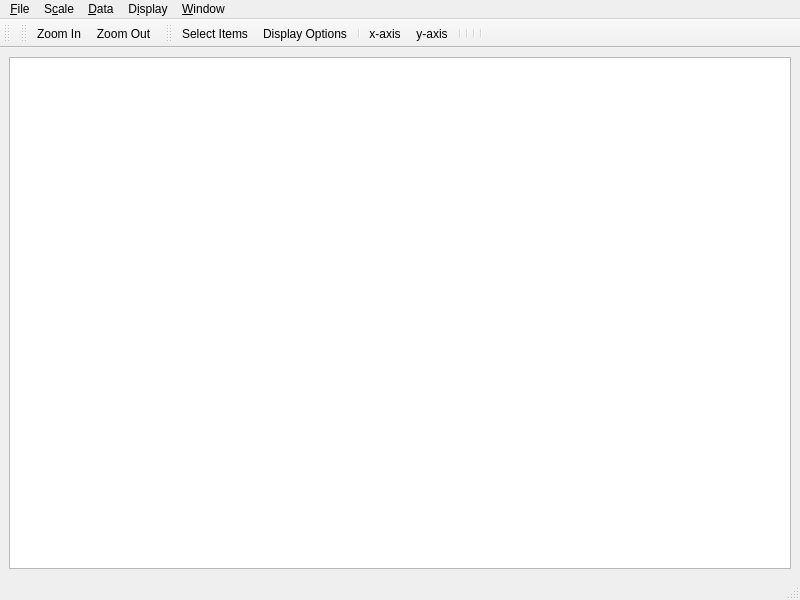
<?xml version="1.0" encoding="UTF-8"?>
<ui version="4.0">
 <class>ScatterplotViewer</class>
 <widget class="QMainWindow" name="ScatterplotViewer">
  <property name="geometry">
   <rect>
    <x>0</x>
    <y>0</y>
    <width>800</width>
    <height>600</height>
   </rect>
  </property>
  <property name="windowTitle">
   <string>MainWindow</string>
  </property>
  <property name="windowIcon">
   <iconset resource="../ProjectViewer/icons.qrc">
    <normaloff>:/icons/images/logo_fs_64x64.png</normaloff>:/icons/images/logo_fs_64x64.png</iconset>
  </property>
  <widget class="QWidget" name="centralwidget">
   <layout class="QVBoxLayout" name="verticalLayout">
    <item>
     <widget class="ScatterplotView" name="scatterplotView"/>
    </item>
   </layout>
  </widget>
  <widget class="QMenuBar" name="menubar">
   <property name="geometry">
    <rect>
     <x>0</x>
     <y>0</y>
     <width>800</width>
     <height>25</height>
    </rect>
   </property>
   <widget class="QMenu" name="menu_File">
    <property name="title">
     <string>&amp;File</string>
    </property>
    <addaction name="actionE_xit"/>
   </widget>
   <widget class="QMenu" name="menu_View">
    <property name="title">
     <string>S&amp;cale</string>
    </property>
    <addaction name="actionZoom_In"/>
    <addaction name="actionZoom_Out"/>
    <addaction name="actionZoom_Fit_Window"/>
   </widget>
   <widget class="QMenu" name="menu_Display">
    <property name="title">
     <string>D&amp;isplay</string>
    </property>
    <addaction name="separator"/>
    <addaction name="actionDisplay_Options"/>
    <addaction name="separator"/>
   </widget>
   <widget class="QMenu" name="menu_Data">
    <property name="title">
     <string>&amp;Data</string>
    </property>
    <widget class="QMenu" name="menuHistogram">
     <property name="title">
      <string>&amp;Histogram</string>
     </property>
     <addaction name="action_HistogramXAxis"/>
     <addaction name="action_HistogramYAxis"/>
    </widget>
    <addaction name="separator"/>
    <addaction name="separator"/>
    <addaction name="actionSelect_Items"/>
    <addaction name="menuHistogram"/>
   </widget>
   <widget class="QMenu" name="menu_Window">
    <property name="title">
     <string>&amp;Window</string>
    </property>
   </widget>
   <addaction name="menu_File"/>
   <addaction name="menu_View"/>
   <addaction name="menu_Data"/>
   <addaction name="menu_Display"/>
   <addaction name="menu_Window"/>
  </widget>
  <widget class="QStatusBar" name="statusbar"/>
  <widget class="QToolBar" name="mouseToolBar">
   <property name="windowTitle">
    <string>Mouse Mode Toolbar</string>
   </property>
   <attribute name="toolBarArea">
    <enum>TopToolBarArea</enum>
   </attribute>
   <attribute name="toolBarBreak">
    <bool>false</bool>
   </attribute>
  </widget>
  <widget class="QToolBar" name="zoomToolBar">
   <property name="windowTitle">
    <string>zoomToolBar</string>
   </property>
   <attribute name="toolBarArea">
    <enum>TopToolBarArea</enum>
   </attribute>
   <attribute name="toolBarBreak">
    <bool>false</bool>
   </attribute>
   <addaction name="actionZoom_In"/>
   <addaction name="actionZoom_Out"/>
  </widget>
  <widget class="QToolBar" name="mainToolBar">
   <property name="windowTitle">
    <string>General Toolbar</string>
   </property>
   <attribute name="toolBarArea">
    <enum>TopToolBarArea</enum>
   </attribute>
   <attribute name="toolBarBreak">
    <bool>false</bool>
   </attribute>
   <addaction name="actionSelect_Items"/>
   <addaction name="actionDisplay_Options"/>
   <addaction name="separator"/>
   <addaction name="action_HistogramXAxis"/>
   <addaction name="action_HistogramYAxis"/>
   <addaction name="separator"/>
   <addaction name="separator"/>
   <addaction name="separator"/>
   <addaction name="separator"/>
  </widget>
  <action name="actionE_xit">
   <property name="text">
    <string>E&amp;xit</string>
   </property>
   <property name="shortcut">
    <string>Ctrl+X</string>
   </property>
  </action>
  <action name="actionZoom_In">
   <property name="icon">
    <iconset resource="../ProjectViewer/icons.qrc">
     <normaloff>:/icons/Zoom-Plus-icon.png</normaloff>:/icons/Zoom-Plus-icon.png</iconset>
   </property>
   <property name="text">
    <string>Zoom &amp;In</string>
   </property>
   <property name="shortcut">
    <string>Ctrl++</string>
   </property>
  </action>
  <action name="actionZoom_Out">
   <property name="icon">
    <iconset resource="../ProjectViewer/icons.qrc">
     <normaloff>:/icons/Zoom-Minus-icon.png</normaloff>:/icons/Zoom-Minus-icon.png</iconset>
   </property>
   <property name="text">
    <string>Zoom &amp;Out</string>
   </property>
   <property name="shortcut">
    <string>Ctrl+-</string>
   </property>
  </action>
  <action name="actionZoom_Fit_Window">
   <property name="text">
    <string>Zoom &amp;Fit Window</string>
   </property>
   <property name="shortcut">
    <string>Ctrl+0</string>
   </property>
  </action>
  <action name="actionDisplay_Options">
   <property name="icon">
    <iconset resource="../ProjectViewer/icons.qrc">
     <normaloff>:/icons/images/display-options-icon-32x32.png</normaloff>:/icons/images/display-options-icon-32x32.png</iconset>
   </property>
   <property name="text">
    <string>Display &amp;Options</string>
   </property>
   <property name="shortcut">
    <string>Ctrl+O</string>
   </property>
  </action>
  <action name="action_HistogramXAxis">
   <property name="icon">
    <iconset resource="../ProjectViewer/icons.qrc">
     <normaloff>:/icons/images/histogram-x-axis-icon-32x32.png</normaloff>:/icons/images/histogram-x-axis-icon-32x32.png</iconset>
   </property>
   <property name="text">
    <string>&amp;x-axis</string>
   </property>
  </action>
  <action name="action_HistogramYAxis">
   <property name="icon">
    <iconset resource="../ProjectViewer/icons.qrc">
     <normaloff>:/icons/images/histogram-y-axis-icon-32x32.png</normaloff>:/icons/images/histogram-y-axis-icon-32x32.png</iconset>
   </property>
   <property name="text">
    <string>&amp;y-axis</string>
   </property>
  </action>
  <action name="actionSelect_Items">
   <property name="icon">
    <iconset resource="../ProjectViewer/icons.qrc">
     <normaloff>:/icons/images/select-range2-icon-32x32.png</normaloff>:/icons/images/select-range2-icon-32x32.png</iconset>
   </property>
   <property name="text">
    <string>Select &amp;Items</string>
   </property>
   <property name="shortcut">
    <string>Ctrl+I</string>
   </property>
  </action>
 </widget>
 <customwidgets>
  <customwidget>
   <class>ScatterplotView</class>
   <extends>QGraphicsView</extends>
   <header>scatterplotview.h</header>
  </customwidget>
 </customwidgets>
 <resources>
  <include location="../ProjectViewer/icons.qrc"/>
 </resources>
 <connections>
  <connection>
   <sender>actionE_xit</sender>
   <signal>triggered()</signal>
   <receiver>ScatterplotViewer</receiver>
   <slot>close()</slot>
   <hints>
    <hint type="sourcelabel">
     <x>-1</x>
     <y>-1</y>
    </hint>
    <hint type="destinationlabel">
     <x>399</x>
     <y>299</y>
    </hint>
   </hints>
  </connection>
 </connections>
</ui>
